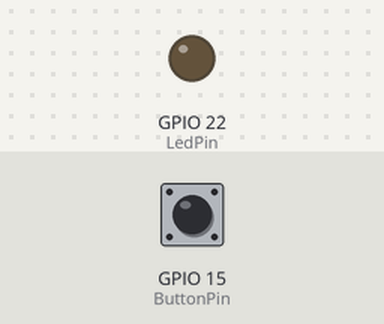
The program below on a simulated ESP32. Shown: output pins drawn as LEDs (lit = HIGH). Inputs (shaded band) come from the test bench; at power-on: GPIO 15 (ButtonPin) LOW.

Above: at 1.2 s.
1.3 s: GPIO 15 (ButtonPin) pulled HIGH for 0.15 s
At 1.37 s:
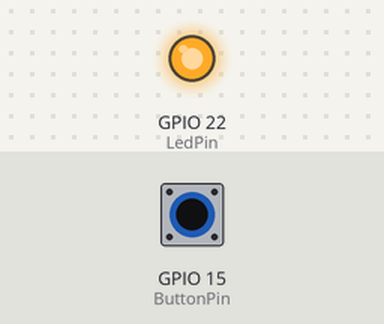
2.9 s: GPIO 15 (ButtonPin) pulled HIGH for 3.2 s
At 7.2 s:
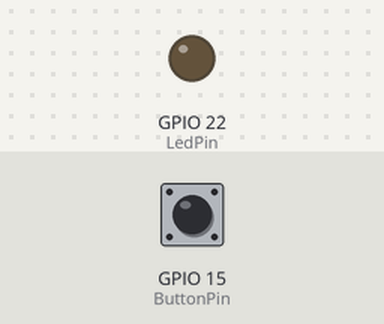
Timing chart, 0 to 8.7 s (numbered marks = the images above; inputs shaded):
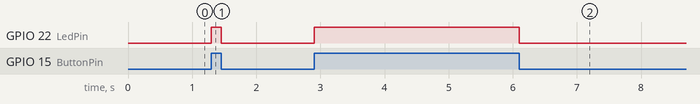

Measured:
- after the input at 1.3 s, GPIO 22 (LedPin): LOW → HIGH at once, → LOW 0.15 s later
- after the input at 2.9 s, GPIO 22 (LedPin): LOW → HIGH at once, → LOW 3.2 s later

The program:

main.cpp
```cpp
/*
Date: 08/08/2021
Author: Uisshu
In this program, the led will be turned on and off with the push of a button:
  - pressed: on
  - released: off
*/
#include <Arduino.h>
// We assigned a name LED pin to pin number 22
const int LedPin = 22;
// this will assign the name Button Pin to pin numer 15
const int ButtonPin = 15;
//Variable to store the button state
int ButtonState = 0;
// This Setup function is used to initialize everything
void setup()
{
// This statement will declare pin 22 as digital output
  pinMode(LedPin, OUTPUT);
// This statement will declare pin 15 as digital input
  pinMode(ButtonPin, INPUT);
}

void loop()
{
// digitalRead function stores the Push button state
// in variable ButtonState
  ButtonState = digitalRead(ButtonPin);
// if condition checks if push button is pressed
// if pressed LED will turn on otherwise remain off
  digitalWrite(LedPin, ButtonState);
}
```
